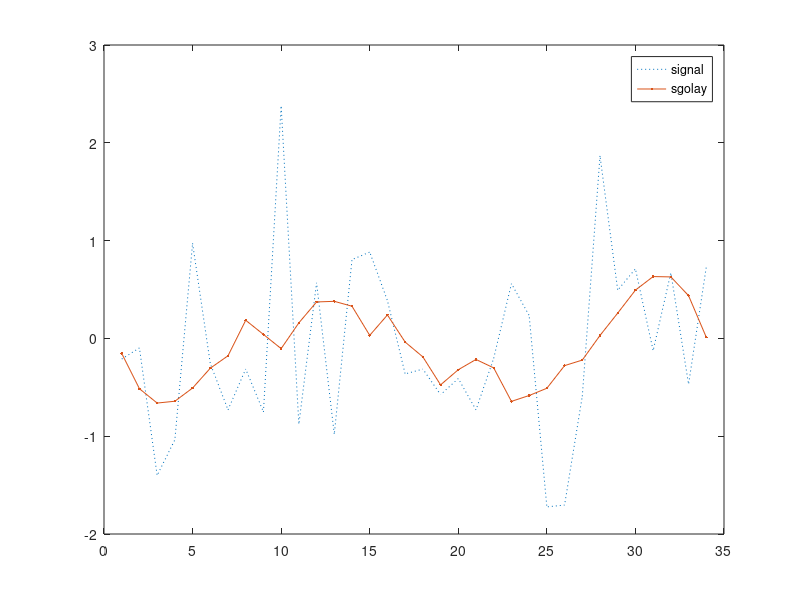

Reproduce this figure in MATLAB.
order = 3;
framelen = 11;

lx = 34;
x = randn(lx,1);

sgf = sgolayfilt(x,order,framelen);

plot(x,':')
hold on
plot(sgf,'.-')
legend('signal','sgolay')